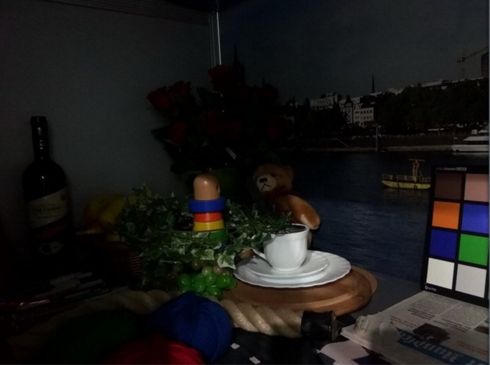
%> input picture images/low_light/bear.bmp, 490 x 365 px
$ octave lowlight_image_enhancement.m   (GNU Octave 9; MATLAB toolbox functions it lacks are replaced by stand-ins)
%> lines starting %> are read from the running program, lines starting %| are printed output that depends on the picture
% Close all open figures, clear variables from the workspace, and clear the command window
close all; clear all; clc;

% Read the image and convert it to double precision for processing
im = im2double(imread('low_light\bear.bmp'));

% Check if the image is color (3 channels)
[rows, cols, channels] = size(im);
%> rows = 365; cols = 490; channels = 3
if channels ~= 3
    error('The image must be a color image with three channels.');
end

% Initialize the matrix to hold the filtered image
im_filtered = zeros(rows, cols);

% Set the number of iterations for the filtering process
N = 1; % number of iterations (adjust as needed)
K = 10; % Sensitivity constant for weighting (adjust as needed)

% Compute T(x, y) - the maximum intensity across all color channels
T = max(im, [], 3);
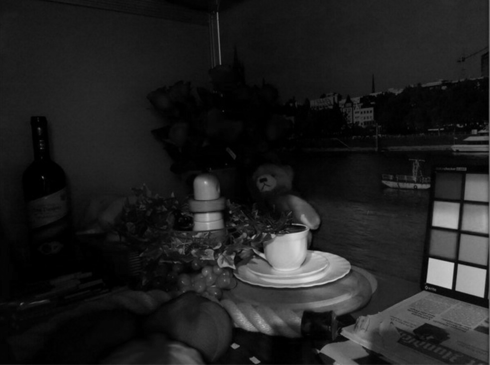
%> T: size 365x490 double; min 0, max 0.878, mean 0.124

% Apply the filtering scheme to T to obtain U (this needs to be filled in with the filtering process)
U = T; % Placeholder for the actual filtering of T

% Iterate over each pixel for the filtering (adapted from Task 1a)
% ... (your filtering code will go here, updating U)

% Enhance each color channel
epsilon = 0.1; % Small constant to avoid division by zero
im_enhanced = zeros(rows, cols, channels);
for ch = 1:channels
    im_enhanced(:, :, ch) = im(:, :, ch) ./ (U + epsilon);
end
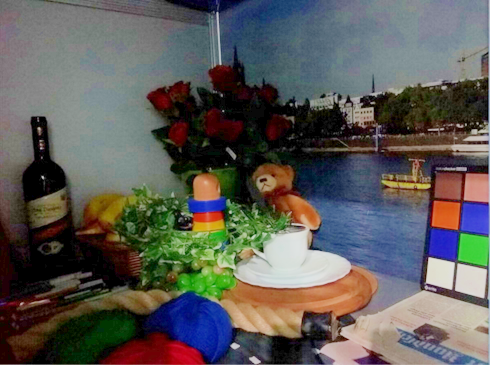
%> im_enhanced: size 365x490x3 double; mean R, G, B 0.365, 0.358, 0.343

% Clip values to the range [0, 1] in case of overflow
im_enhanced = max(min(im_enhanced, 1), 0);

% Display the original and the enhanced image side by side for comparison
figure, imshow([im, im_enhanced]);
%> after `imshow([im, im_enhanced])`:
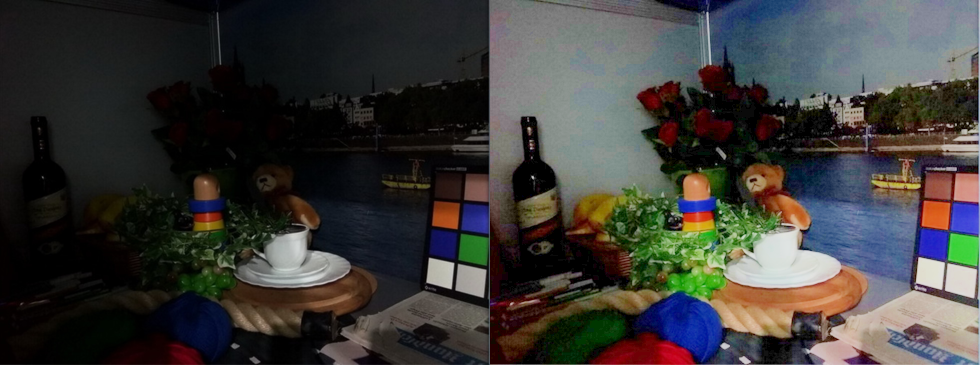
%> displayed picture: size 365x980x3, on the screen's scale of 0 to 255; mean R, G, B 60.1, 58.8, 56.3

$ run again, with images/low_light/10.bmp copied over images/low_light/bear.bmp
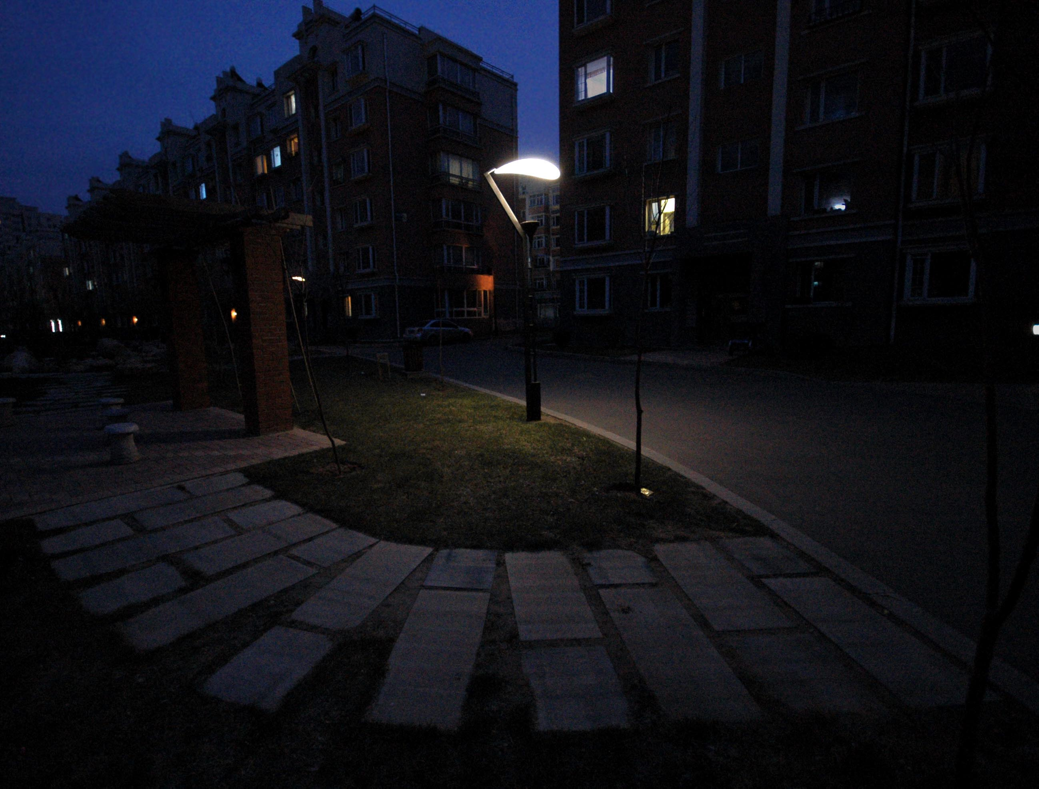
%> input picture images/low_light/10.bmp, 1039 x 789 px
%> after the loop `for ch = 1:channels`:
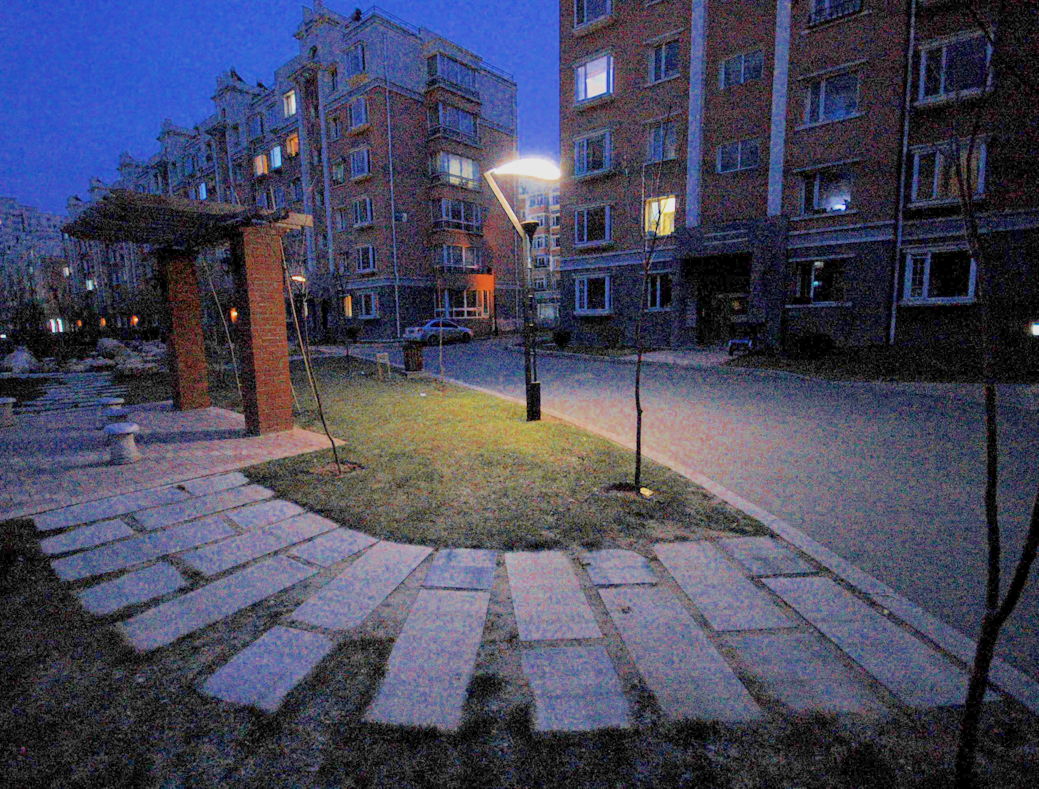
%> im_enhanced: size 789x1039x3 double; mean R, G, B 0.281, 0.285, 0.369
%> `imshow([im, im_enhanced])`:
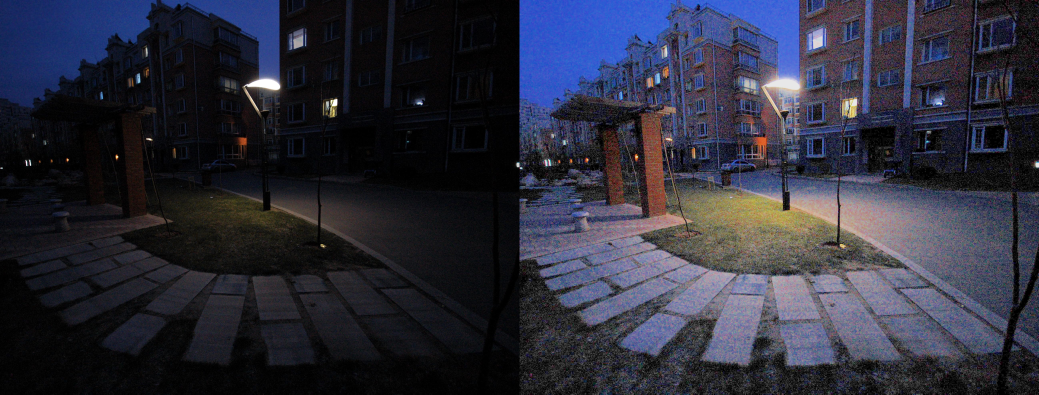
%> displayed picture: size 789x2078x3, on the screen's scale of 0 to 255 (shown at 1/2 size); mean R, G, B 44.3, 45.3, 59.5
